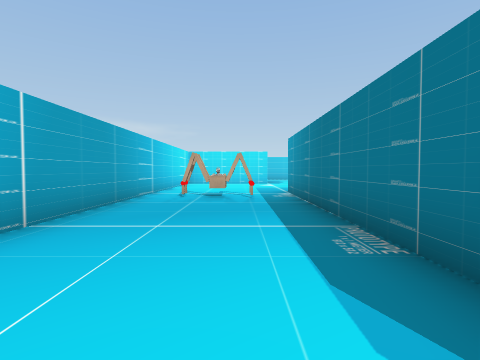
view 1 (above)

19 first-person views from a walk through a Unity game level. The camera is 1.3 m above the floor, tilts 2° down and sees 80° across. The floor is counted in squares, 1.89 m on a side. Each view is taken from the middle of a square. On the plan, view 1 faces up. The plan holds only what a view shows up to about 10 squares ahead; the rest is blank. The player is left out.

view 2
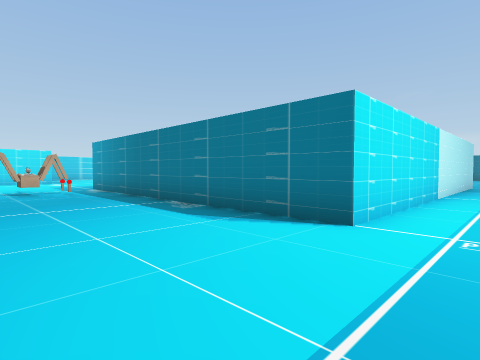

view 3
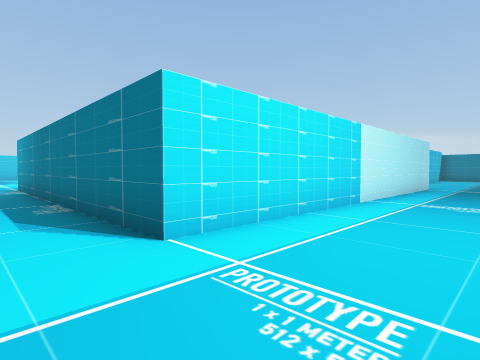

view 4
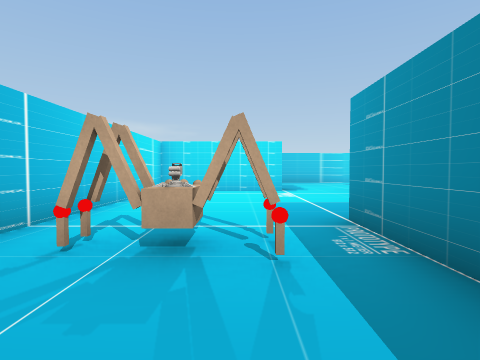

view 5
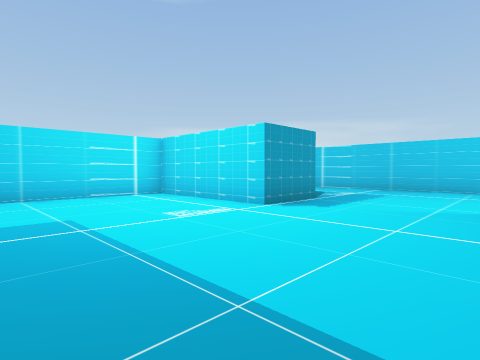

view 6
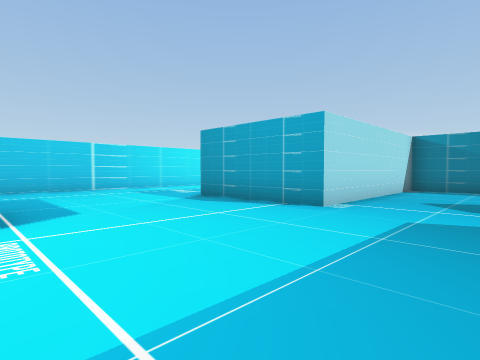

view 7
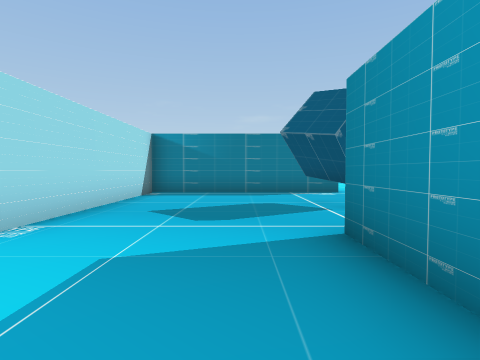

view 8
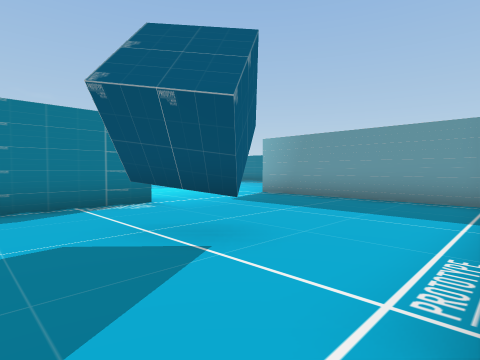

view 9
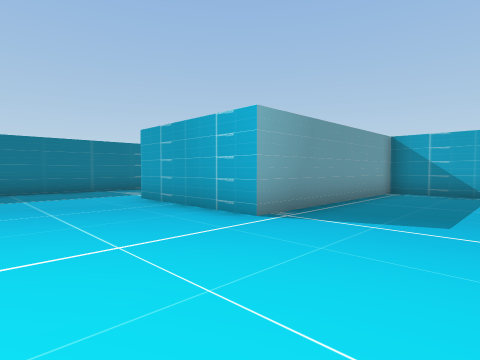

view 10
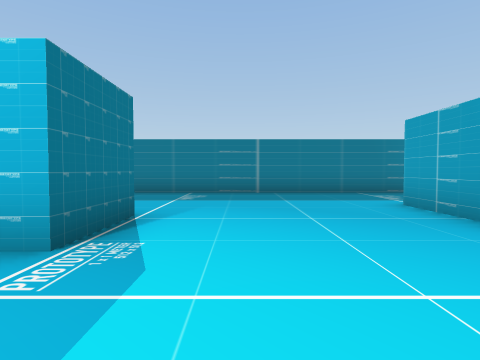

view 11
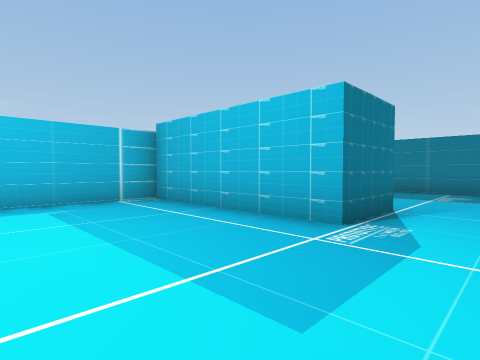

view 12
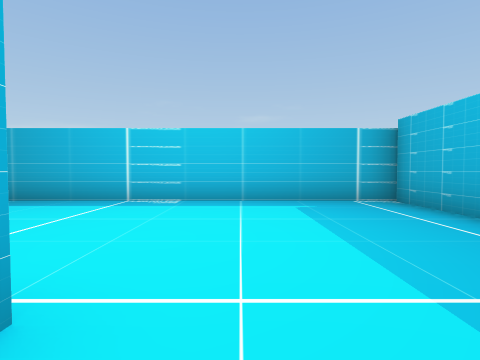

view 13
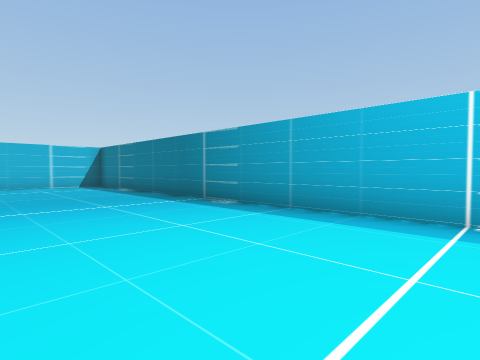

view 14
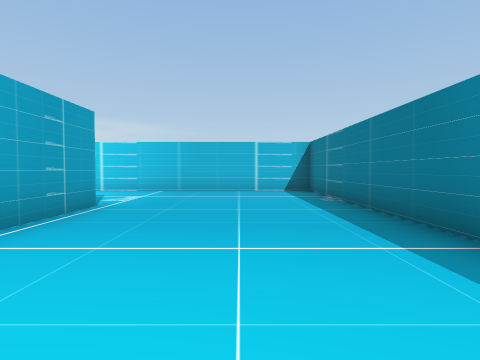

view 15
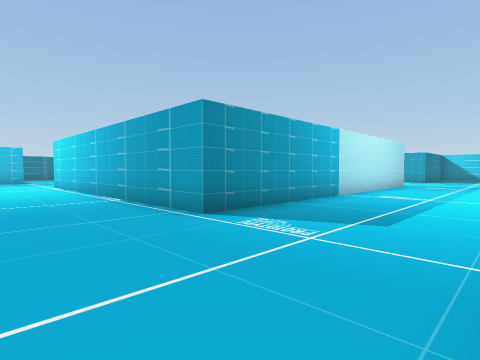

view 16
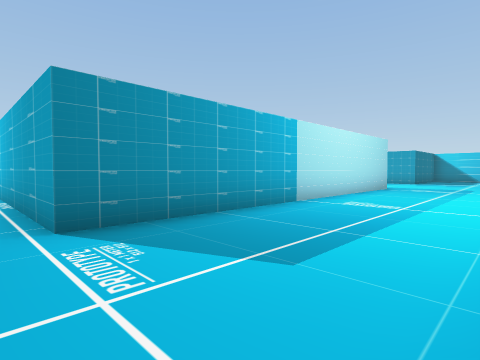

view 17
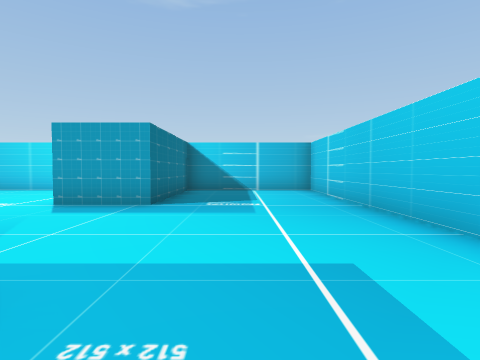

view 18
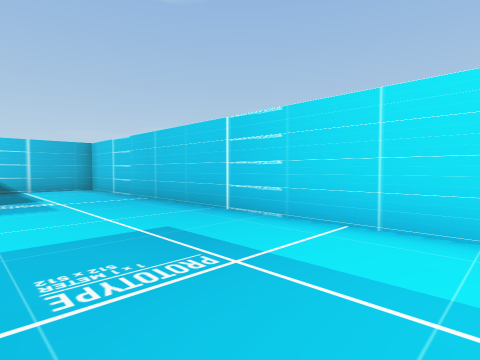

view 19
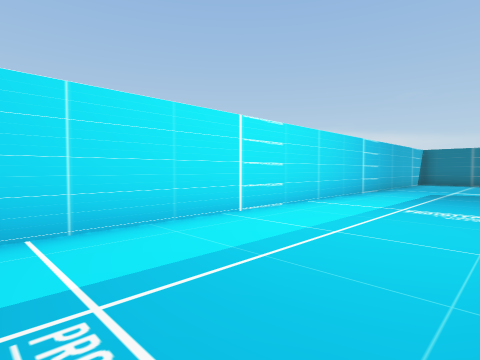

### Floor plan
Points are (right, up) in squares from view 1. A wall is a line through its corners. A room is listed if a view was taken in it or the views show most of it. See-through windows are left out.
Room 1 (views 1, 2, 3, 4, 5, 6, 7, 8, 9, 10, 11, 12, 13, 14, 15, 16, 17, 18, 19)
walls: (11.7, 7) (11.7, 12.7) (5.9, 12.7) (5.9, 16.5); (6, 5.3) (6, 3.2) (11.8, 3.2) (11.8, -0.6) (1.4, -0.5) (1.5, 9); (4.2, 8.9) (6.1, 8.9); (6.4, 16.4) (16.3, 16.4) (16.3, 8.5); (16.6, 0.6) (16.6, 2.6) (21.3, 2.6) (21.3, 20.4) (-2.6, 20.4) (-2.6, 16.2) (1.4, 16.2) (1.4, 14.3) (-2.6, 14.3) (-2.6, 3); (10, -3.6) (18.2, -3.6)
objects: other object (-1, 7) to (0, 8); other object (8, 8) to (9, 8)

Positions as (right, up) in squares from view 1, and headings:
1: (0, 0), facing up
2: (-2, -2), facing up-right
3: (0, -3), facing up-right
4: (0, 5), facing up
5: (5, 10), facing up-left
6: (1, 10), facing up-right
7: (3, 10), facing right
8: (6, 10), facing down-right
9: (15, 6), facing down-left
10: (15, 5), facing down
11: (15, 6), facing down-right
12: (15, 6), facing right
13: (17, 8), facing up-right
14: (19, 11), facing up
15: (19, 20), facing down-left
16: (17, 20), facing down-left
17: (7, 18), facing left
18: (8, 17), facing up-left
19: (6, 17), facing up-right
